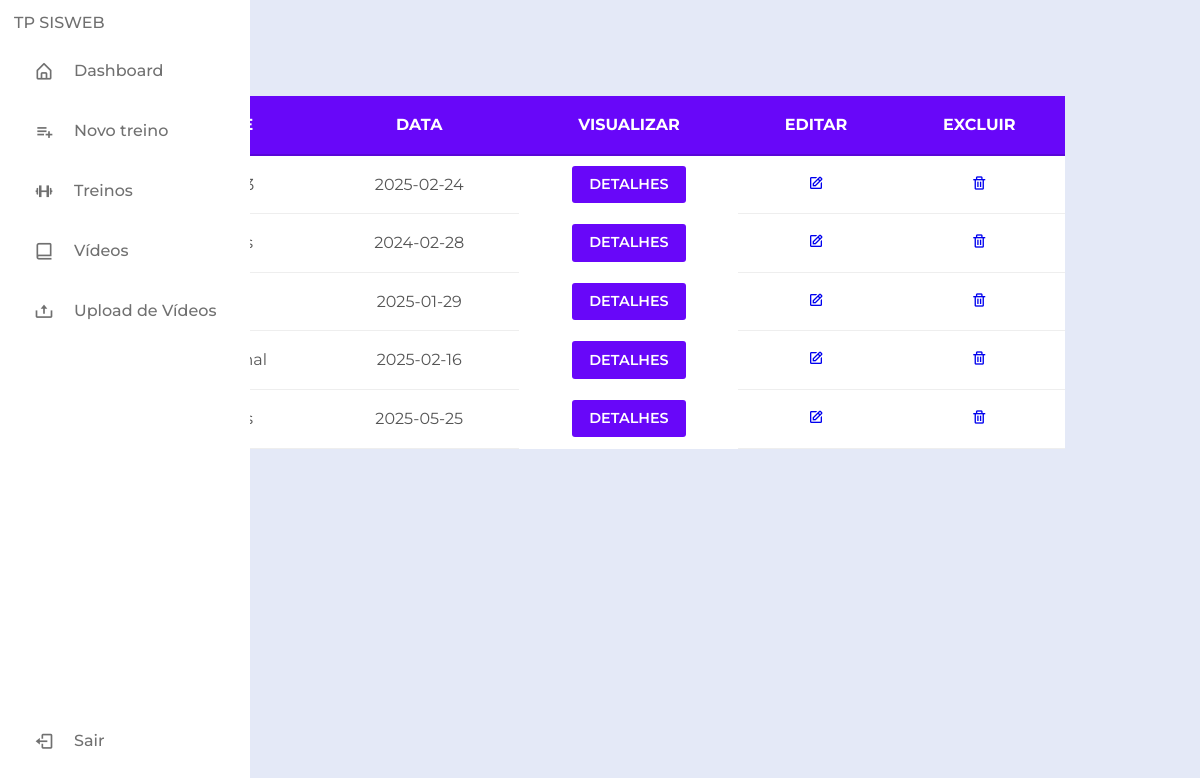
The page /listaDeTreinos (signed in) on the database as committed earlier.
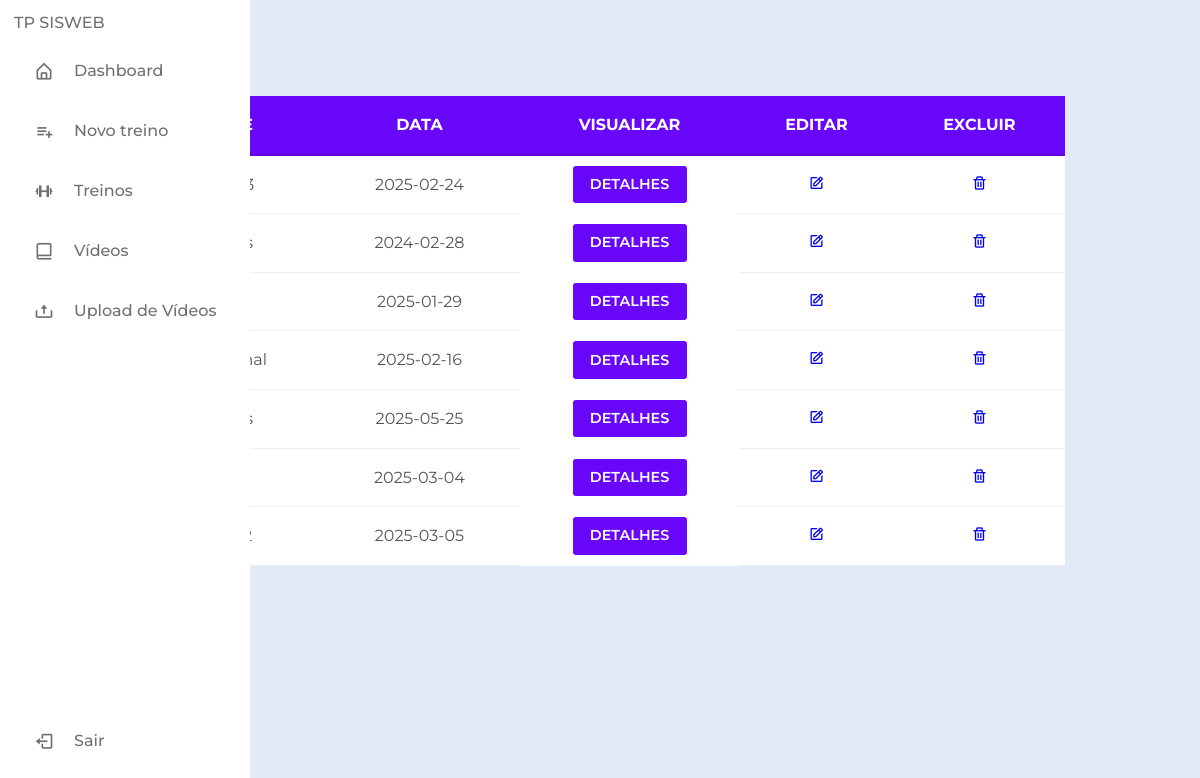
The same page on the database as committed later.
### classes.py (models this page shows, shortened)
class Treino(db.Model):
    __tablename__ = 'treino'
    _id = db.Column(db.Integer, primary_key=True, autoincrement=True)
    nome = db.Column(db.String)
    data = db.Column(db.Date)
    conta_id = mapped_column(ForeignKey("conta.id"))
    conta = relationship("Conta", back_populates="treino")
    atividade = relationship("Atividade", back_populates="treino")

### app.py (the view)
@app.route("/listaDeTreinos")
@login_required
def listaDeTreinos():
    treinos = Treino.query.filter_by(conta_id=current_user.id)
    return render_template("treino/lista.html", treinos = treinos)

### classes.py (called while the page is built)
@login_manager.user_loader
def load_user(user):
    return Conta.query.get(int(user))

### templates/treino/lista.html (shortened to what this page needs)
<!DOCTYPE html>
<html lang="en">
<head>
    <link rel="stylesheet" href="https://cdnjs.cloudflare.com/ajax/libs/font-awesome/6.7.2/css/all.min.css">
    <link rel="stylesheet"  href="{{ url_for('static', filename='styleTab.css')}}">
    <link href='https://unpkg.com/boxicons@2.1.4/css/boxicons.min.css' rel='stylesheet'>
</head>
<div>
    {% include 'sidebar.html' %}
</div>
<body>
	<section class="ftco-section">
		<div class="container">
			<div class="row">
				<div class="col-md-12">
					<div class="table-wrap">
						<table class="table">
					    <thead class="thead-primary">
					      <tr>
					        <th>Nome</th>
					        <th>Data</th>
					        <th>Visualizar</th>
                            <th>Editar</th>
					        <th>Excluir</th>
					      </tr>
					    </thead>
					    <tbody>
                            {% for treino in treinos%}
                            <tr>
                                <td scope="row" class="scope" >{{treino.nome}}</td>
                                <td scope="row" class="scope">{{treino.data }}</td>
                                <th><a href="/listarTreino/{{treino._id}}" class="btn btn-primary">Detalhes</a></td>
                                <td><a href="/atualizarTreino/{{treino._id}}"><i class='bx bx-edit icon'></i></a></td>
                                <td><a href="/excluirTreino/{{treino._id}}"><i class='bx bx-trash icon'></i></a></td>
                            </tr>
                            {%endfor%}
					    </tbody>
					  </table>
					</div>
				</div>
			</div>
		</div>
	</section>
</body>
</html>

### templates/sidebar.html (shortened to what this page needs)
<!DOCTYPE html>
<html lang="en">
<head>
    <link rel="stylesheet"  href="{{ url_for('static', filename='styleSideBar.css')}}">
    <link href='https://unpkg.com/boxicons@2.1.4/css/boxicons.min.css' rel='stylesheet'>
</head>
<body>
    <nav class="sidebar">
        <header>
             <div class="text header-text">
                <span class="name">TP</span>
                <span class="name">SISWEB</span>
             </div>
        </header>
        <div class="menu-bar">
            <div class="menu">
                <ul class="menu-links">
                    <li class="nav-link">
                        <a href="{{ url_for('exibir_grafico') }}">
                            <i class='bx bx-home-alt icon'></i>
                            <span class="text nav-text">Dashboard</span>
                        </a>
                    </li>
                    <li class="nav-link">
                        <a href="{{url_for('novoTreinoPagina')}}">
                            <i class='bx bx-list-plus icon'></i>
                            <span class="text nav-text">Novo treino</span>
                        </a>
                    </li>
                    <li class="nav-link">
                        <a href="{{url_for('listaDeTreinos')}}">
                            <i class='bx bx-dumbbell icon'></i>
                            <span class="text nav-text">Treinos</span>
                        </a>
                    </li>
                    <li class="nav-link">
                        <a href="{{url_for('listaVideos')}}">
                            <i class='bx bx-book-alt icon'></i>
                            <span class="text nav-text">Vídeos</span>
                        </a>
                    </li>
                    <li class="nav-link">
                        <a href="{{url_for('videos')}}">
                            <i class='bx bx-upload icon'></i>
                            <span class="text nav-text">Upload de Vídeos</span>
                        </a>
                    </li>
                </ul>
            </div>
            <div class="bottom-content">
                <li class="">
                    <a href="{{ url_for('logout') }}" method="get">
                        <i class='bx bx-log-out icon'></i>
                        <span type="submit" class="text nav-text">Sair</span>
                    </a>
                </li>
            </div>
        </div>
</body>
</html>

### static/styleTab.css (style rules this page uses)
* { margin: 0; padding: 0; box-sizing: border-box; }
body { font-family: 'Roboto', sans-serif; font-size: 16px; line-height: 1.6; background-color: #f8f9fd; color: #555; }
.ftco-section { padding: 4em 0; }
.container { max-width: 960px; margin: 0 auto; padding: 0 15px; }
.table-wrap { overflow-x: auto; margin: 2em 0; }
.table { width: 100%; border-collapse: collapse; background-color: #fff; box-shadow: 0 2px 8px rgba(0, 0, 0, 0.1); }
.thead-primary th { background-color: #6807f9; color: #fff; font-weight: 700; text-transform: uppercase; padding: 1em; border-bottom: 2px solid #5a06d8; }
.table tbody tr { transition: background-color 0.3s ease; }
.table th.scope, .table td { padding: 1em; text-align: center; border-bottom: 1px solid #eee; }
.btn { display: inline-block; padding: 0.5em 1.2em; font-size: 0.9em; font-weight: 600; text-decoration: none; text-transform: uppercase; border-radius: 3px; transition: background-color 0.3s ease, box-shadow 0.3s ease; cursor: pointer; }
.btn-primary { background-color: #6807f9; color: #fff; border: none; }

### static/styleSideBar.css (style rules this page uses)
* { margin: 0; padding: 0; box-sizing: border-box; font-family: 'Montserrat', sans-serif; }
:root { --body-color: #E4E9f7; --sidebar-color: #FFF; --primary-color: #695CFE; --primary-color-light: #F6F5FF; --toggle-color: #DDD; --text-color: #707070; --trans-02: all 0.2s ease; --trans-03: all 0.3s ease; --trans-04: all 0.4s ease; --trans-05: all 0.5s ease; }
.sidebar .text { font-size: 16px; font-weight: 500; color: var(--text-color) }
body { height: 100vh; background-color: var(--body-color); }
.sidebar { position: fixed; top: 0; left: 0; height: 100%; width: 250px; padding: 10px 14px; background: var(--sidebar-color); }
.sidebar li { height: 50px; margin-top: 10px; list-style: none; display: flex; align-items: center; }
.sidebar li .icon { display: flex; align-items: center; justify-content: center; min-width: 60px; font-size: 20px; }
.sidebar li .icon, .sidebar li .text { color: var(--text-color); transition: var(--trans-02); }
.sidebar li a { height: 100%; width: 100%; display: flex; align-items: center; text-decoration: none; border-radius: 6px; transition: var(--trans-04); }
.sidebar .menu-bar { height: calc(100% - 50px); display: flex; flex-direction: column; justify-content: space-between; }

Rows that differ between the two databases and show on the page:
added Treino: data "2025-03-04"
added Treino: data "2025-03-05"
